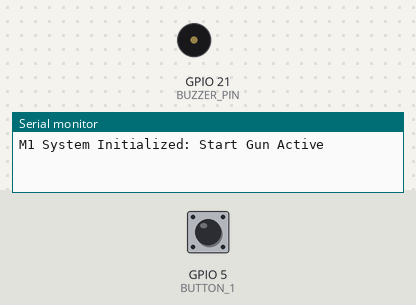
The sketch below on a simulated ESP32. Parts: buzzer (waves = sounding), the last lines printed to the serial monitor. The test bench sets the inputs (shaded band); at power-on: GPIO 5 (BUTTON_1) HIGH. Random numbers use the default seed unless the sketch sets one.

Above: at 1.2 s.
1.3 s: GPIO 5 (BUTTON_1) pulled LOW for 3.2 s
At 2.93 s:
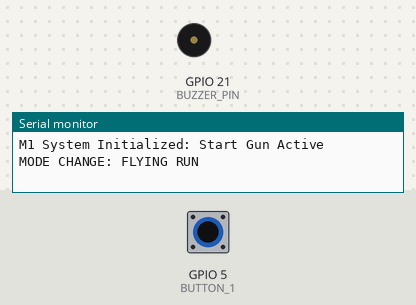
6.0 s: GPIO 5 (BUTTON_1) pulled LOW for 0.15 s
At 6.2 s:
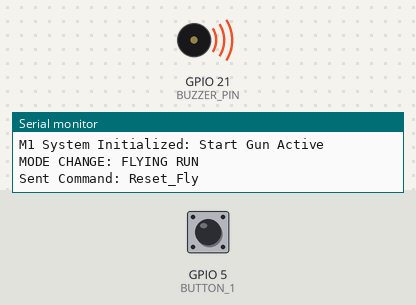
7.6 s: GPIO 5 (BUTTON_1) driven LOW
At 10.1 s:
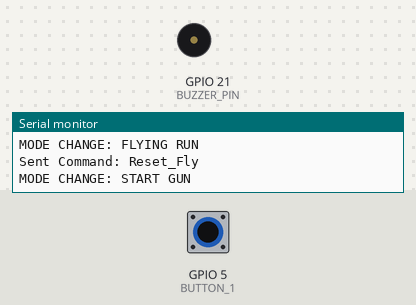
10.6 s: GPIO 5 (BUTTON_1) pulsed HIGH 2 times (0.12 s each, 0.3 s apart)
At 12.65 s:
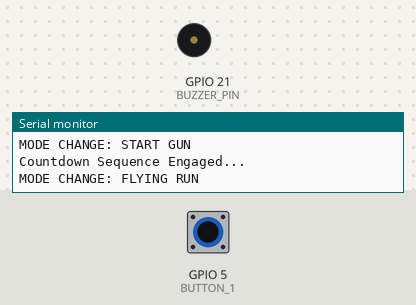
Timing chart, 0 to 14.3 s (numbered marks = the images above; inputs shaded):
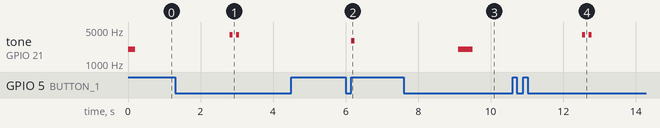

The sketch:

M1.ino
```cpp
// Created by Sonny Campbell
// Last modified 06/2026
// Module 1: Master Controller (M1)

#include <WiFi.h>
#include <esp_now.h>

#define BUTTON_1     5
#define BUZZER_PIN 21

// Receiver MAC Addresses
uint8_t RX1_MAC[] = {0xD4, 0xE9, 0xF4, 0xC4, 0xA9, 0x10}; // Gate A (Start Gate)
uint8_t RX2_MAC[] = {0x20, 0xE7, 0xC8, 0x9E, 0xB7, 0x18}; // Gate B (Finish Gate + LCD)

typedef struct struct_message { char a[12]; } struct_message;
struct_message myData;

// State Variables
bool armed = true;
bool flyingRunMode = false;       // false = Start Gun Mode, true = Flying Run Mode
unsigned long btnPressedTime = 0;
bool longPressTriggered = false;
const unsigned long LONG_PRESS_DURATION = 1500;

// Non-blocking Audio Notification Variables
unsigned long buzzerSequenceStart = 0;
bool buzzerSequenceActive = false;
int buzzerStep = 0;

// State Machine for Start Gun Countdown
enum StartState { IDLE, WAIT_PREP, BEEP1_ON, WAIT_RANDOM, BEEP2_ON, DONE_SEND };
StartState st = IDLE;

unsigned long t0 = 0;
unsigned long waitRandomMs = 0;

#if ESP_IDF_VERSION_MAJOR >= 5
void OnDataSent(const wifi_tx_info_t*, esp_now_send_status_t status) {
  // Production safe hook
}
#else
void OnDataSent(const uint8_t*, esp_now_send_status_t status) {
  // Production safe hook
}
#endif

static bool addPeer(const uint8_t *mac) {
  esp_now_peer_info_t p = {};
  memcpy(p.peer_addr, mac, 6);
  p.channel = 0;
  p.encrypt = false;
  esp_err_t e = esp_now_add_peer(&p);
  return (e == ESP_OK || e == ESP_ERR_ESPNOW_EXIST);
}

static void sendToBoth(const char *txt) {
  strncpy(myData.a, txt, sizeof(myData.a));
  myData.a[sizeof(myData.a) - 1] = '\0';

  esp_err_t err1 = esp_now_send(RX1_MAC, (uint8_t*)&myData, sizeof(myData));
  esp_err_t err2 = esp_now_send(RX2_MAC, (uint8_t*)&myData, sizeof(myData));

  if (err1 != ESP_OK || err2 != ESP_OK) {
    Serial.printf("Tx Warning: [A: 0x%X | B: 0x%X]\n", err1, err2);
  }
}

void setup() {
  Serial.begin(115200);
  pinMode(BUTTON_1, INPUT_PULLUP);
  pinMode(BUZZER_PIN, OUTPUT);

  WiFi.mode(WIFI_STA);
  if (esp_now_init() != ESP_OK) { while (true) delay(1000); }
  esp_now_register_send_cb(OnDataSent);

  addPeer(RX1_MAC);
  addPeer(RX2_MAC);

  randomSeed((uint32_t)esp_random());

  tone(BUZZER_PIN, 2000, 200);
  Serial.println("M1 System Initialized: Start Gun Active");
}

void loop() {
  unsigned long now = millis();

  // --- 1. Background Heartbeat Matrix ---
  static unsigned long lastHeartbeat = 0;
  if (now - lastHeartbeat >= 500) {
    lastHeartbeat = now;
    if (flyingRunMode) {
      sendToBoth("Fly_Armed");
    } else {
      if (armed) sendToBoth("Armed");
    }
  }

  // --- 2. Asynchronous Audio Notification Handler (Removes Blocking Delay) ---
  if (buzzerSequenceActive) {
    unsigned long elapsed = now - buzzerSequenceStart;
    if (buzzerStep == 1 && elapsed >= 80) {
      noTone(BUZZER_PIN);
      buzzerStep = 2;
    }
    else if (buzzerStep == 2 && elapsed >= 180) {
      tone(BUZZER_PIN, 4000, 80);
      buzzerStep = 3;
      buzzerSequenceActive = false; // Sequence Complete
    }
  }

  // --- 3. Long Press / Short Press Button Logic ---
  static int lastBtnState = HIGH;
  int btnState = digitalRead(BUTTON_1);

  if (lastBtnState == HIGH && btnState == LOW) {
    btnPressedTime = now;
    longPressTriggered = false;
  }

  if (btnState == LOW && !longPressTriggered) {
    if (now - btnPressedTime >= LONG_PRESS_DURATION) {
      flyingRunMode = !flyingRunMode;
      longPressTriggered = true;

      if (flyingRunMode) {
        // Trigger asynchronous dual-chirp sequence
        tone(BUZZER_PIN, 4000, 80);
        buzzerSequenceStart = now;
        buzzerStep = 1;
        buzzerSequenceActive = true;
        Serial.println("MODE CHANGE: FLYING RUN");
      } else {
        // Single sustained low tone (no async step tracking needed)
        tone(BUZZER_PIN, 2000, 400);
        Serial.println("MODE CHANGE: START GUN");
        st = IDLE;
      }
    }
  }

  if (lastBtnState == LOW && btnState == HIGH) {
    if (!longPressTriggered) {
      if (flyingRunMode) {
        sendToBoth("Reset_Fly");
        tone(BUZZER_PIN, 3000, 100);
        Serial.println("Sent Command: Reset_Fly");
      } else {
        if (armed && st == IDLE) {
          st = WAIT_PREP;
          t0 = now;
          Serial.println("Countdown Sequence Engaged...");
        }
      }
    }
  }
  lastBtnState = btnState;

  // --- 4. Non-Blocking Start Gun State Machine ---
  if (!flyingRunMode) {
    switch (st) {
      case IDLE:
        break;

      case WAIT_PREP:
        if (now - t0 >= 8000) { // Athlete preparation window (8 seconds)
          tone(BUZZER_PIN, 3100);
          st = BEEP1_ON;
          t0 = now;
        }
        break;

      case BEEP1_ON:
        if (now - t0 >= 100) {
          noTone(BUZZER_PIN);
          waitRandomMs = (unsigned long)random(2500, 3001); // 2.5s - 3.0s variation
          st = WAIT_RANDOM;
          t0 = now;
        }
        break;

      case WAIT_RANDOM:
        if (now - t0 >= waitRandomMs) {
          tone(BUZZER_PIN, 3400);
          st = BEEP2_ON;
          t0 = now;
        }
        break;

      case BEEP2_ON:
        if (now - t0 >= 100) {
          noTone(BUZZER_PIN);
          st = DONE_SEND;
        }
        break;

      case DONE_SEND:
        sendToBoth("Interrupted");
        st = IDLE;
        break;
    }
  }

  delay(1); // Consolidated down to 1ms cycle for highly fluid state machine iteration
}
```

Measured:
- after the input at 1.3 s, tone on GPIO 21 (BUZZER_PIN): alternates 4000 Hz for 0.08 s and silent for 0.10 s, 4 changes in all, then stays silent, starting after 1.5 s
- after the input at 6.0 s, tone on GPIO 21 (BUZZER_PIN): silent → 3000 Hz after 0.15 s, → silent 0.10 s later
- after the input at 7.6 s, tone on GPIO 21 (BUZZER_PIN): silent → 2000 Hz after 1.5 s, → silent 0.40 s later
- after the input at 10.6 s, tone on GPIO 21 (BUZZER_PIN): alternates 4000 Hz for 0.08 s and silent for 0.10 s, 4 changes in all, then stays silent, starting after 1.9 s
